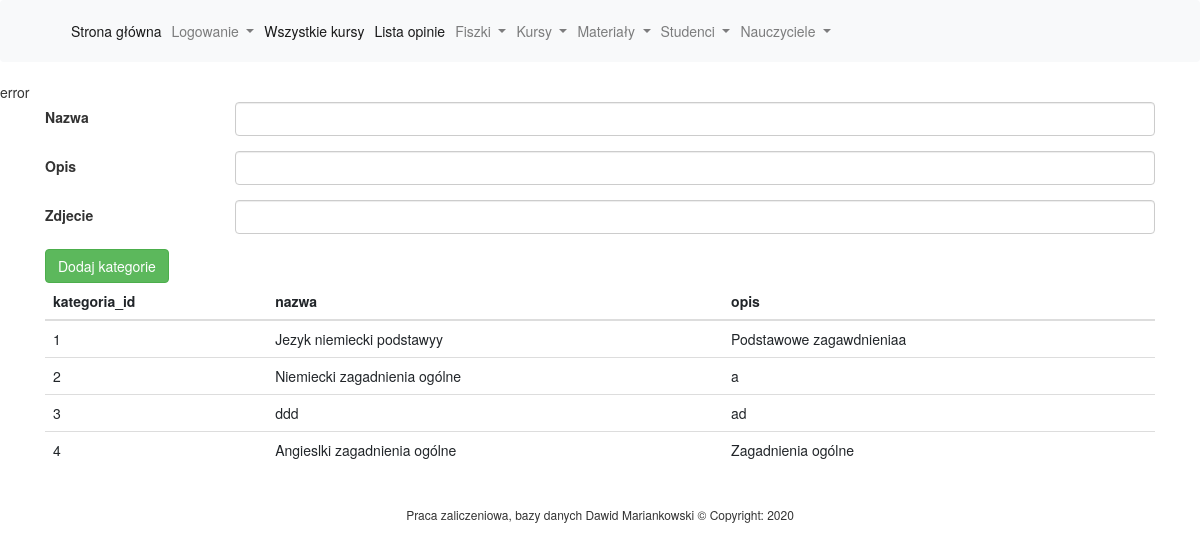
Before: /dodaj-kategorie.php (signed in) with the older database file.
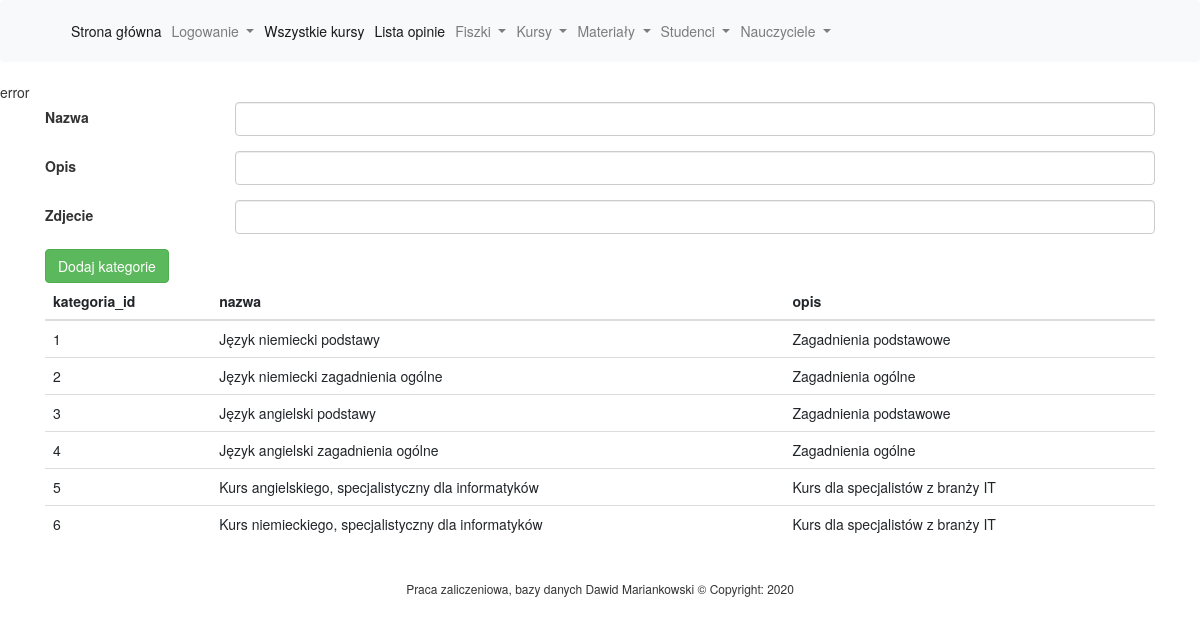
After: the same page with the newer database file.
### tables this page shows
CREATE TABLE `kategoria` (
  `kategoria_id` int(11) NOT NULL,
  `nazwa` varchar(100) NOT NULL,
  `opis` text DEFAULT NULL,
  `zdjecie` varchar(100) DEFAULT NULL
);

### dodaj-kategorie.php (the view, shortened to what this page needs)
<?php
require_once('config.php');
if (isset($_POST['addRecord'])) {
    $nazwa = filter_var($_POST['nazwa'], FILTER_SANITIZE_STRING);
    $opis = filter_var($_POST['opis'], FILTER_SANITIZE_STRING);
    $zdjecie = filter_var($_POST['zdjecie'], FILTER_SANITIZE_STRING);
    $query = "INSERT INTO kategoria  ( nazwa, opis,  zdjecie)
                       VALUES ( :nazwa, :opis, :zdjecie)";
    $result = $db_connection->prepare($query);
    $result->execute([
        'nazwa' => $nazwa,
        'opis' => $opis,
        'zdjecie' => $zdjecie,
    ]);
    if ($result) {
        echo "działa"; ?>
        <script>
            window.setTimeout(function () {
                window.location = 'lista-kategorie.php';
            }, 50000);
        </script>
        <p></p>
        <?php
        print_r($result);
    }
} else {
    echo "error";
}
?>
<br>
<div class="container">
    <form method="post" action="">
        <div class="form-group row">
            <label for="imie" class="col-sm-2 col-form-label">Nazwa</label>
            <div class="col-sm-10">
                <input type="text" class="form-control" id="nazwa" name="nazwa" value="">
            </div>
        </div>
        <div class="form-group row">
            <label for="nazwisko" class="col-sm-2 col-form-label">Opis</label>
            <div class="col-sm-10">
                <input type="text" class="form-control" id="opis" name="opis" value="">
            </div>
        </div>
        <div class="form-group row">
            <label for="data_dolaczenia" class="col-sm-2 col-form-label">Zdjecie</label>
            <div class="col-sm-10">
                <input type="text" class="form-control" id="zdjecie" name="zdjecie" value="">
            </div>
        </div>
        <button type="submit" name="addRecord" class="btn btn-success">Dodaj kategorie</button>
    </form>
</div>
<?php
$query2 = "Select
kategoria.nazwa,
kategoria.kategoria_id,
kategoria.opis,
kategoria.zdjecie
From
    kategoria";
$results2 = $db_connection->query($query2);
?>
<div class="container">
<table class="table">
    <thead>
    <tr>
        <th> kategoria_id</th>
        <th> nazwa</th>
        <th> opis</th>
    </tr>
    </thead>
    <tbody>
    <?php
    foreach ($results2 as $result2) {
        ?>
        <tr>
            <td><?php echo $result2['kategoria_id'] ?></td>
            <td><?php echo $result2['nazwa'] ?></td>
            <td><?php echo $result2['opis'] ?></td>
        </tr>
        <?php
    }
    ?>
    </tbody>
</table>
</div>
<?php include('footer.php'); ?>
</body>
</html>

Changed rows visible on the page:
changed kategoria id 1: nazwa "Jezyk niemiecki podstawyy" → "Język niemiecki podstawy"; opis "Podstawowe zagawdnieniaa" → "Zagadnienia podstawowe"
changed kategoria id 2: nazwa "Niemiecki zagadnienia ogólne" → "Język niemiecki zagadnienia ogólne"; opis "a" → "Zagadnienia ogólne"
changed kategoria id 3: nazwa "ddd" → "Język angielski podstawy"; opis "ad" → "Zagadnienia podstawowe"
changed kategoria id 4: nazwa "Angieslki zagadnienia ogólne" → "Język angielski zagadnienia ogólne"
added kategoria: kategoria_id "5", nazwa "Kurs angielskiego, specjalistyczny dla informatyków", opis "Kurs dla specjalistów z branży IT"
added kategoria: kategoria_id "6", nazwa "Kurs niemieckiego, specjalistyczny dla informatyków", opis "Kurs dla specjalistów z branży IT"
